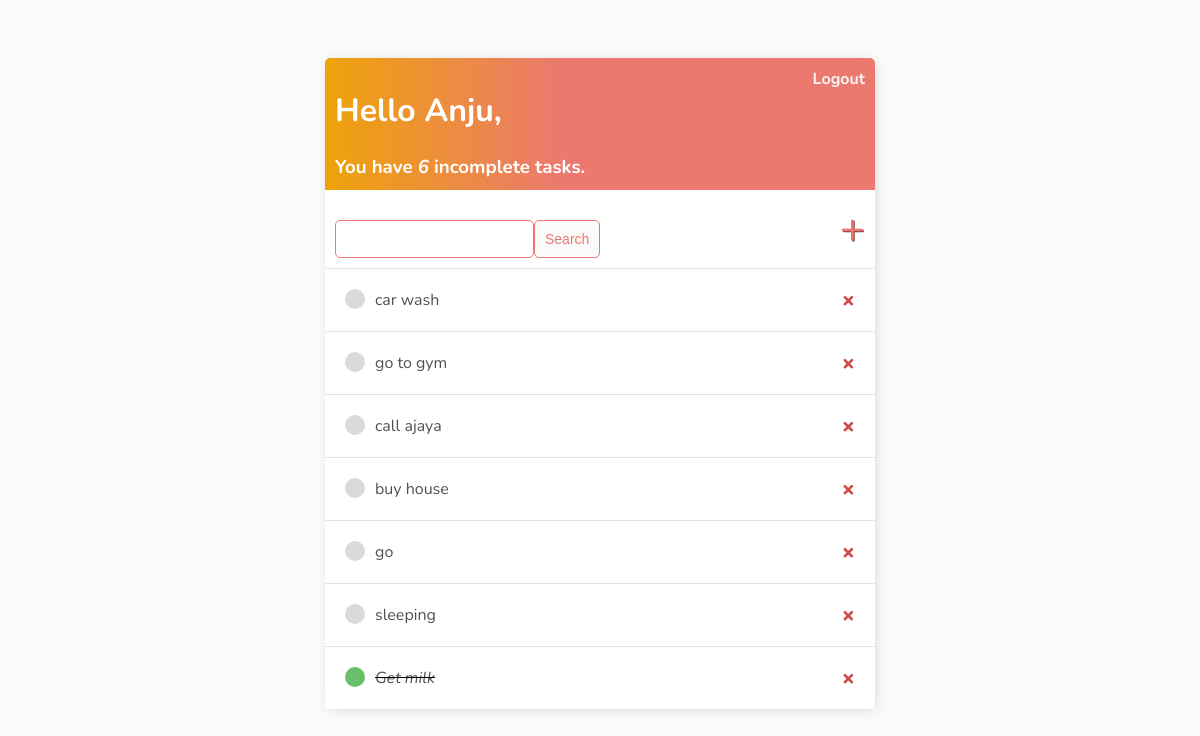
Before: / (signed in) with the older database file.
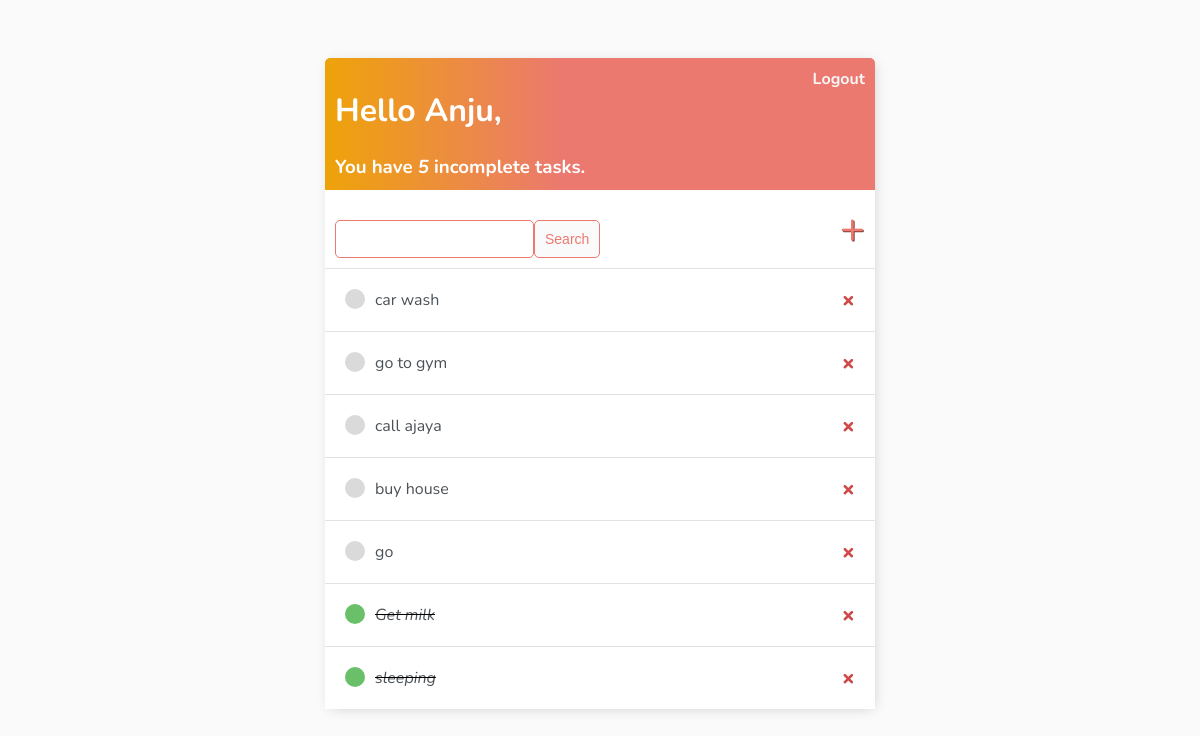
After: the same page with the newer database file.
### base/models.py (models this page shows)
class Task(models.Model):
    user = models.ForeignKey(User, on_delete=models.CASCADE, null=True, blank=True)
    title = models.CharField(max_length=200)
    description = models.TextField(null=True, blank=True )
    complete = models.BooleanField(default=False)
    create = models.DateTimeField(auto_now_add=True)
    def __str__(self):
        return self.title
    class Meta:
        ordering = ['complete']

### base/views.py (the view)
class TaskList(LoginRequiredMixin,ListView):
    model = Task
    context_object_name = 'tasks'
    def get_context_data(self, **kwargs):
        context = super().get_context_data(**kwargs)
        context['tasks'] = context['tasks'].filter(user = self.request.user)
        context['count'] = context['tasks'].filter(complete = False).count()
        search_input = self.request.GET.get('search-area') or ''
        if search_input:
            context['tasks'] = context['tasks'].filter(title__startswith=search_input)
            context['search_input'] = search_input
        return context

### base/templates/base/task_list.html
{% extends 'base/main.html' %}
{% block content %}
<div class="header-bar">
    <div>
        <h1>Hello {{request.user|title}},</h1>
        <h3 style="margin:0">You have <i>{{count}}</i> incomplete task{{ count|pluralize:"s"}}.</h3>
    </div>
   {% if request.user.is_authenticated %}
   <a href="{% url 'logout' %}"><b>Logout </b></a>
   {% else %}
   <a href="{% url 'login' %}"><b>Login</b></a>
   {% endif %}
</div>
<div id="search-add-wrapper">
    <form method="GET" style="margin-top:20px; display: flex; ">
        <input type="text" name="search-area" value="{{search_input}}">
        <input class="button" type="submit" value="Search">
    </form>
    <a id="add-link" href="{% url 'task-create' %}">&#x2b</a>
</div>
<div class="task-items-wrapper">
    {% for task in tasks %}
    <div class="task-wrapper">
        {% if task.complete %}
        <div class="task-title">
            <div class="task-complete-icon"></div>
            <i><s><a href="{% url 'task-update' task.id %}">{{task}}</a></s></i>
        </div>
        <a class="delete-link" href="{% url 'task-delete' task.id %}">&#215;</a>
        {% else %}
        <div class="task-title">
            <div class="task-incomplete-icon"></div>
            <a href="{% url 'task-update' task.id %}">{{task}}</a>
        </div>
        <a class="delete-link" href="{% url 'task-delete' task.id %}">&#215;</a>
        {% endif %}
    </div>
    {% empty %}
    <h3>No items in list</h3>
    {% endfor %}
</div>
{% endblock content %}

### base/templates/base/main.html (shortened to what this page needs)
<!DOCTYPE html>
<html lang="en">
<head>
</head>
<body>
    <div class="container">
        {% block content %}
        {% endblock content %}
    </div>
</body>
</html>

### base/templates/base/main.html (style rules this page uses)
body { background-color:#FAFAFA; font-family: 'Nunito', sans-serif; padding-top: 50px; }
h1,h2,h3,h4,h5,h6 { font-family: 'Nunito', sans-serif; }
a,p { color:#4b5156; }
.container { max-width:550px; margin: auto; background-color: #fff; -webkit-box-shadow: 2px 2px 13px -4px rgba(0,0,0,0.21); box-shadow: 2px 2px 13px -4px rgba(0, 0, 0, 0.21); }
.header-bar { display: flex; justify-content: space-between; color: #fff; padding: 10px; border-radius: 5px 5px 0 0; background: linear-gradient(90deg, #eea309 0%, #eb796f 43%, #eb796f 100%); }
.header-bar a { color: rgb(247, 247, 247); text-decoration: none; }
.task-wrapper { display: flex; align-items: center; justify-content: space-between; padding: 20px; background-color: #fff; border-top: 1px solid rgb(226, 226, 226); }
.task-title { display: flex; }
.task-title a { text-decoration: none; color: #4b5156; margin-left: 10px; }
.task-complete-icon { height: 20px; width: 20px; background-color: rgb(105,192,105); border-radius: 50%; }
.task-incomplete-icon { height: 20px; width: 20px; background-color: rgb(218, 218, 218); border-radius: 50%; }
.delete-link { text-decoration: none; font-weight: 900; color: #cf4949; font-size: 22px; line-height: 0; }
#search-add-wrapper { display: flex; justify-content: space-between; align-items: center; padding: 10px; }
#add-link { color: #eb796f; text-decoration: none; font-size: 42px; text-shadow: 1px 1px #81413b; }
input[type=text], input[type=password], textarea { border:1px solid #eb796f; border-radius: 5px; padding: 10px; width: 90%; }
.button { border: 1px solid #eb796f; background-color: #fafafa; color: #eb796f; padding: 10px; font-size: 14px; border-radius: 5px; cursor: pointer; text-decoration: none; }

Changed rows visible on the page:
shown differently, row unchanged: Task "Get milk": moves up the list
changed Task "sleeping": complete False → True (drawn)
Other visible differences:
{{ count }}: "6" → "5"
